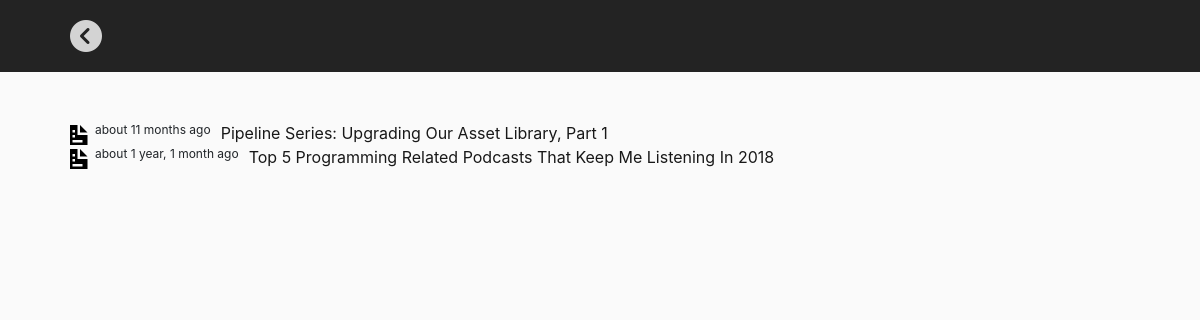
The app's page /articles/ with its own data.
### blog/models.py (models this page shows, shortened)
class Post(models.Model):
    next_post = models.IntegerField(null=True, blank=True)
    previous_post = models.IntegerField(null=True, blank=True)
    name = models.CharField(max_length=200)
    content = models.CharField(max_length=5000)
    pub_date = models.DateTimeField('date published')
    strap = models.CharField(max_length=300)
    tags = models.ManyToManyField(UsedSoftware, blank=True)
    project = models.ForeignKey(Project, on_delete=models.CASCADE, related_name='posts', null=True, blank=True)
    cover_img = models.CharField(max_length=200, null=True, blank=True)
    published = models.BooleanField(default=False)
    techspec = models.BooleanField(default=False)
    viewed = models.IntegerField(default=0)

### blog/views.py (the view)
# urls.py: path('articles/', views.articles, name='articles'),
def articles(request):
    articles = Post.objects.filter(
        project=None, published=True
        ).order_by('-pub_date')
    context = standard_context
    context['articles'] = articles
    return render(request, 'blog/articles.html', context)

### blog/templates/blog/articles.html
{% extends "blog/base.html" %} {% load static %} {% block content %}
<p style="height:105px;"></p>
<div class="container content">
    {% for article in articles %}
    <div style="display: flex; flex-direction: row;">
        <div>
            <img class="iconic-svg-header" src="{% static 'blog/svg/document.svg' %}" alt="tags icon">
        </div>
        <div class="blogpostheader">
            <div style="font-size: 12px; padding-right: 10px;">
                about {{article.pub_date|timesince}} ago
            </div>
        </div>
        <div style="display: flex; flex-direction: row;">
            <div>
                <strong><a href="/articles/{{ article.id }}/">{{ article.name|title }}</a></strong>
            </div>
        </div>
    </div>
    {% endfor %}
</div>
{% endblock %}

### blog/static/blog/main.css (style rules this page uses)
html { font-size:16px; }
body { background-color: rgb(250, 250, 250); }
.content { padding-left:40px; padding-right:40px; display: flex; flex-direction: column; }
.content a:link { color: black; font-weight: 400; opacity: 0.9; transition: 0.3s; text-decoration: none; }
.blogpostheader { display: flex; flex-direction: row; }
.iconic-svg-header { height:20px; width:20px; margin-right:5px; }

### records on screen
Post: pub_date "11 months", name "Pipeline Series: Upgrading Our Asset Library, Part 1"
Post: pub_date "1 year, 1 month", name "Top 5 Programming Related Podcasts That Keep Me Listening In 2018"
